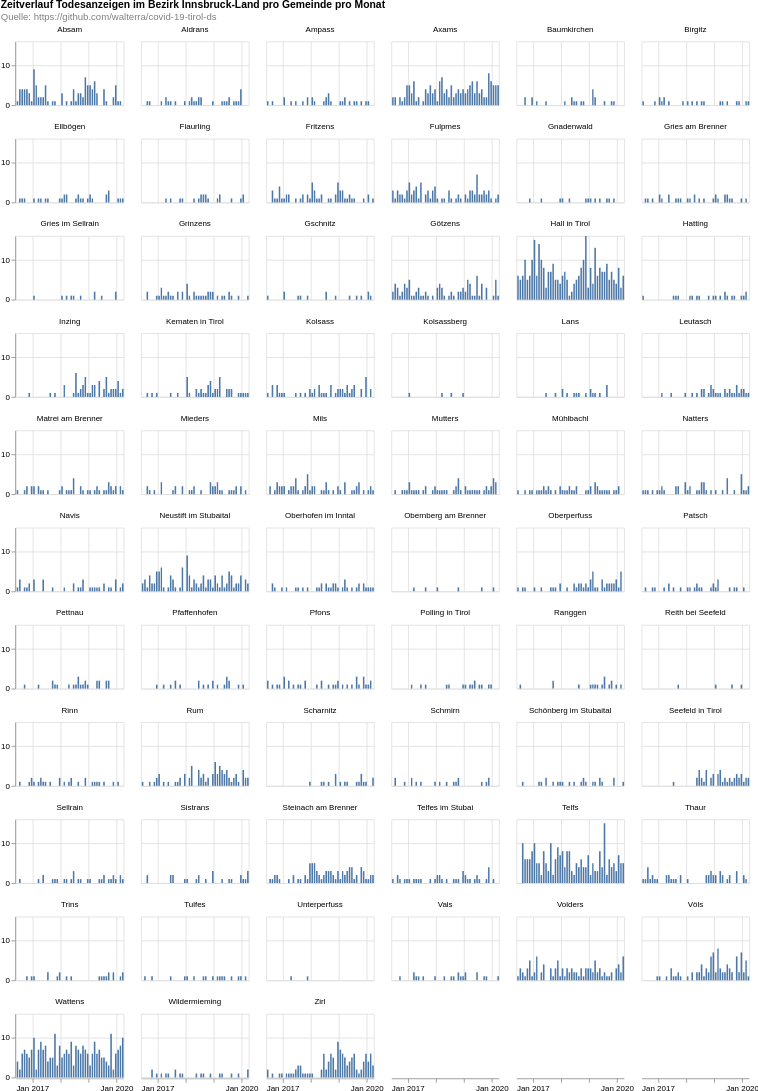

Source (Vega-Lite JSON):
### Vega-Lite specification from a JSON file in a GitHub repository (floating-point values rounded to 4 significant figures; data arrays with more than 128 entries replaced by an {"elided": "..."} marker saying what was removed)
{"config": {"view": {"continuousWidth": 400, "continuousHeight": 300}}, "data": {"name": "data-1233d3084a248a160fd48ebed6391f55"}, "facet": {"type": "nominal", "field": "municipaly", "title": null}, "spec": {"layer": [{"mark": "bar", "encoding": {"tooltip": [{"type": "temporal", "field": "date", "timeUnit": "yearmonth"}, {"type": "quantitative", "aggregate": "sum", "field": "count"}], "x": {"type": "temporal", "field": "date", "timeUnit": "yearmonth", "title": null}, "y": {"type": "quantitative", "aggregate": "sum", "field": "count", "title": null}}, "height": 80, "width": 135}]}, "columns": 6, "padding": 0, "title": {"text": ["Zeitverlauf Todesanzeigen im Bezirk Innsbruck-Land pro Gemeinde pro Monat"], "subtitle": ["Quelle: https://github.com/walterra/covid-19-tirol-ds"], "color": "black", "subtitleColor": "gray"}, "$schema": "https://vega.github.io/schema/vega-lite/v4.0.2.json", "datasets": {"data-1233d3084a248a160fd48ebed6391f55": {"elided": "3216 records"}}}
